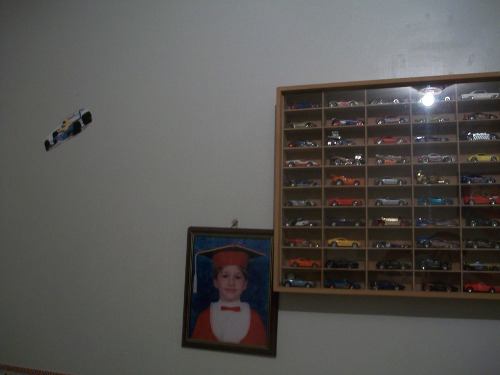
//> input picture college/particular/private_linked_projects/UnBeatables/Goleiro/matching/SIFT2/input.jpg, 500 x 375 px
$ ./sift input.jpg   (built with g++ and OpenCV 4, older OpenCV classes emulated)
//> lines starting //> are read from the running program, lines starting //| are printed output that depends on the picture
#include <opencv2/core/core.hpp>
#include <opencv2/highgui/highgui.hpp>
#include <opencv2/nonfree/features2d.hpp> //Thanks to Alessandro

int main(int argc, const char* argv[])
{
    const cv::Mat input = cv::imread(argv[1], 0); //Load as grayscale
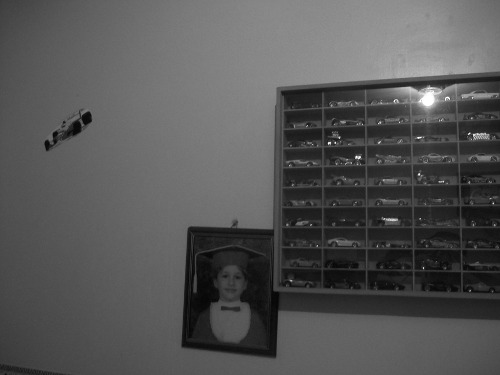
//> input: 375 rows x 500 cols, CV_8UC1; min 4, max 255, mean 85.4

    cv::SiftFeatureDetector detector;
    std::vector<cv::KeyPoint> keypoints;
    detector.detect(input, keypoints);
//> keypoints = 333 keypoints; strongest (x, y, size): (329, 143, 2), (358, 157, 3.3), (428, 98, 12.7), (420, 83, 9.2)

    // Add results to image and save.
    cv::Mat output;
    cv::drawKeypoints(input, keypoints, output);
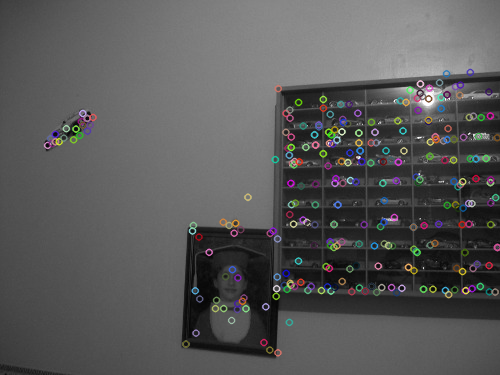
//> output: 375 rows x 500 cols, CV_8UC3; mean B, G, R 87.7, 87.7, 87.9
    cv::imwrite("sift_result.jpg", output);

    return 0;
}
